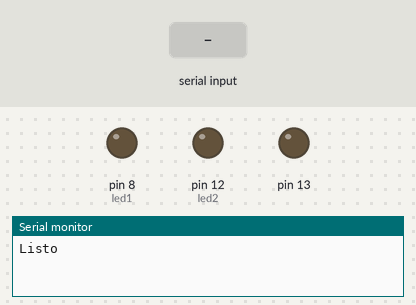
Recording of a sketch running on a simulated Arduino Nano, built with avr-gcc and run on an emulated ATmega328P. On the bench: output pins drawn as LEDs (lit = HIGH), the last lines printed to the serial monitor. The test bench sets the inputs (shaded band).

Above: at 3.2 s.
3.3 s: "1" received over Serial
At 4.0 s:
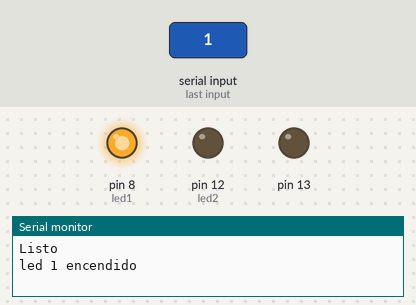
4.8 s: "2" received over Serial
At 5.1 s:
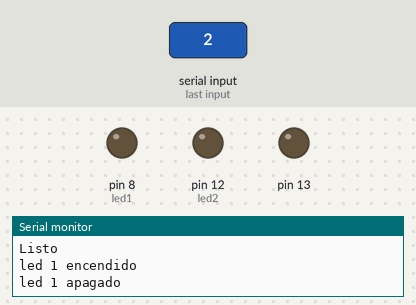
Timing chart, 0 to 7.8 s (numbered marks = the images above; inputs shaded):
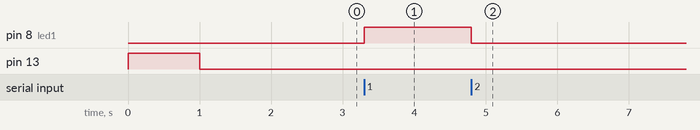

The sketch:

Nano-pruebas.ino
```cpp
#include <SoftwareSerial.h>
int led1 = 8;
int led2 = 12;
int t = 500;

void setup() {
  Serial.begin(9600);
  pinMode(led1, OUTPUT);
  pinMode(led2, OUTPUT);
  pinMode(13, OUTPUT);
  digitalWrite(13, HIGH);
  delay(1000);
  digitalWrite(13, LOW);
  delay(1000);
  Serial.println("Listo");
}

void loop() {
  /*Serial.println("parpadeo");
  digitalWrite(led1, HIGH);
  digitalWrite(led2, HIGH);
  delay(t);
  digitalWrite(led1, LOW);
  digitalWrite(led2, LOW);
  delay(t);*/

  if (Serial.available()){
    char dato = Serial.read();
    if (dato == '1') {
      digitalWrite(led1, HIGH);
      Serial.println("led 1 encendido");

    }
    if (dato == '2') {
      digitalWrite(led1, LOW);
      Serial.println("led 1 apagado");
    }
  }

}
```

Measured:
- after the input at 3.3 s, pin 8 (led1): LOW → HIGH at once
- after the input at 4.8 s, pin 8 (led1): HIGH → LOW at once
